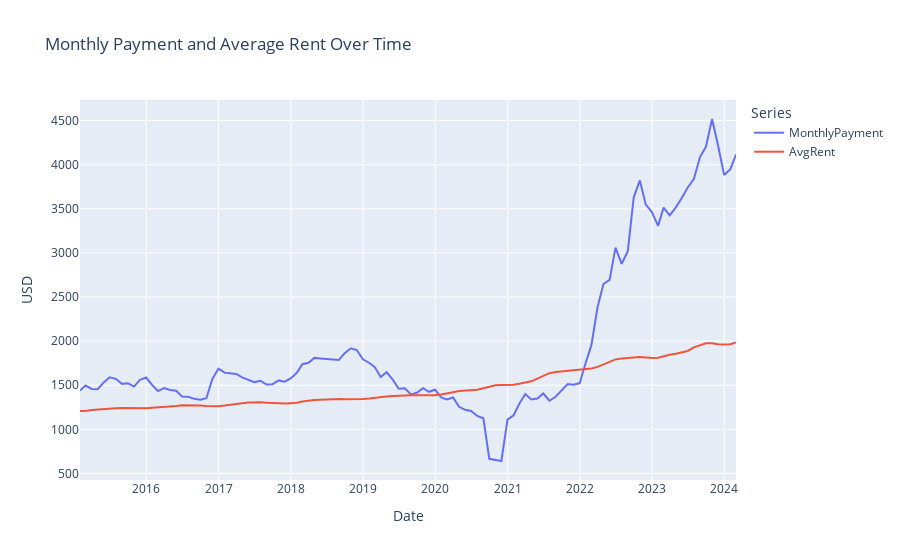

Notebook source saved alongside this figure:
### Code cell
df = pd.read_csv('rents_payments.csv')
df = df[df['Abbrev']=='CT']
fig = px.line(df, x='Date', y=['MonthlyPayment', 'AvgRent'], 
              labels={'value': 'USD', 'variable': 'Series'},
              title='Monthly Payment and Average Rent Over Time')

fig.show()
